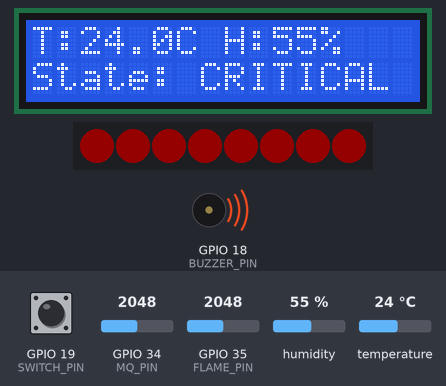
The sketch below on a simulated ESP32. Parts: 16×2 character LCD, 8 RGB LEDs in strip order, left to right, buzzer (waves = sounding, pin HIGH). The test bench sets the inputs (shaded band); at power-on: GPIO 19 (SWITCH_PIN) HIGH, humidity 55 %, temperature 24 °C, GPIO 34 (MQ_PIN) = 2048, GPIO 35 (FLAME_PIN) = 2048. Dim RGB values are drawn brighter than linear; WiFi joins after 1.5 s; servers stay silent unless stated; uploads are accepted with an empty reply; what the sketch prints to the serial monitor is not drawn.

Above: at 3.7 s.
3.8 s: GPIO 19 (SWITCH_PIN) pulled LOW for 2.4 s
At 5.4 s:
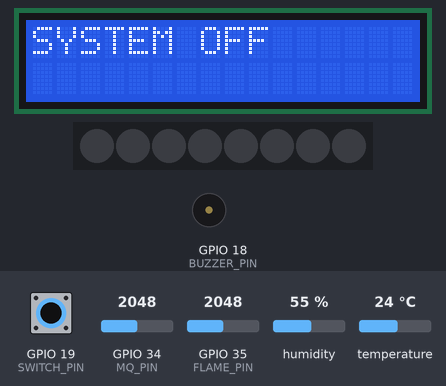
7.8 s: humidity set to 22 %
At 9.2 s:
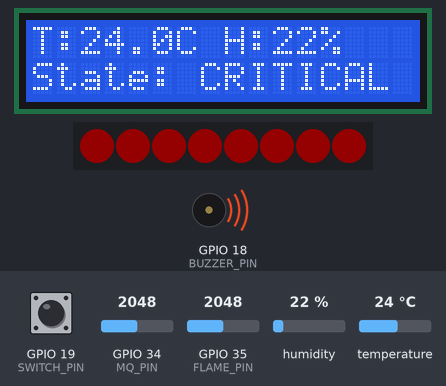
10.6 s: temperature set to 12 °C
At 11.1 s:
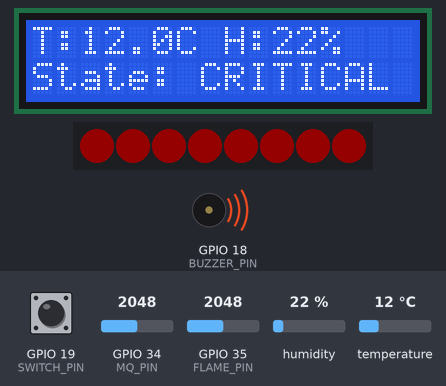
13.4 s: humidity set to 40 %
At 15.1 s:
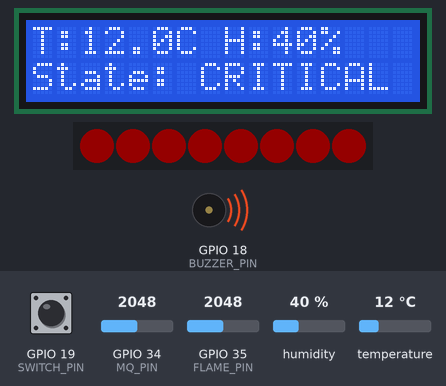
16.2 s: temperature set to 19 °C
At 17.1 s:
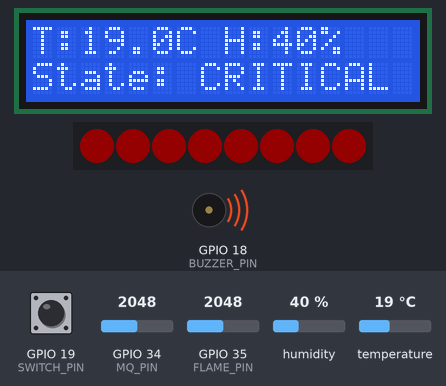
Timing chart, 0 to 19.2 s (numbered marks = the images above; inputs shaded):
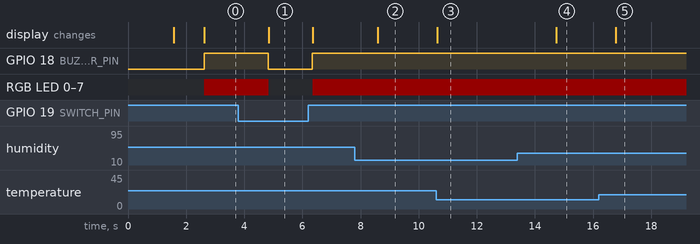

Measured:
- after the input at 3.8 s, GPIO 18 (BUZZER_PIN): HIGH → LOW after 1.0 s, → HIGH 1.5 s later; RGB LED 0–7: RGB(20, 0, 0) → off after 1.0 s, → RGB(20, 0, 0) 1.5 s later; the display: changes after 1.0 s (image 1)
- after the input at 7.8 s, the display: changes after 0.80 s (image 2)
- after the input at 10.6 s, the display: changes at once (image 3)
- after the input at 13.4 s, the display: changes after 1.3 s (image 4)
- after the input at 16.2 s, the display: changes after 0.58 s (image 5)

The sketch:

alarmSmartTech.ino
```cpp
#include "config.h"
#include "sensors.h"
#include "system_state.h"
#include "outputs.h"
#include "debug.h"
#include "network.h"

SystemState currentState = NORMAL;
SystemState lastSentState = OFF;
unsigned long lastStatusSent = 0;

// --------------------

// SETUP

// --------------------

void setup() {

  Serial.begin(115200);

  //Conecting to the WIFI
    initNetwork();

  // Sensors
    initSensors();

  //Outputs
    initOutputs();

  //Switch

    pinMode(SWITCH_PIN, INPUT_PULLUP);

  Serial.println("Fire Detection System started");

  delay(1000);

}


// --------------------

// LOOP

// --------------------

void loop() {

  // Read switch state
    int switchState = digitalRead(SWITCH_PIN);


  //Save how many seconds since the ESP was turned ON in that moment
  unsigned long currentTime = millis();


  // --------------------
  // SYSTEM OFF
  // --------------------

    if (switchState == LOW) {

      currentState = OFF;

      // Turn off RGB LEDs

        updateRGB(currentState);

      // Turn off buzzer

        updateBuzzer(currentState);

      // Show OFF message on LCD

        updateLCDOff();

      //Show OFF messade on Serial Monitor

        printSystemOff();


      // Send immediately if state changed
      // or periodically as heartbeat

      if (
        currentState != lastSentState ||
        currentTime - lastStatusSent >= STATUS_INTERVAL
      ) {

        sendOffStatus();

        lastSentState = currentState;

        lastStatusSent = currentTime;
      }

      delay(200);

      return;
    }


  // --------------------
  // SYSTEM ACTIVE
  // --------------------

    // Read sensors

      SensorData data = readSensors();


    // Determine system state

      currentState = determineState(data);


    // Update LCD

      updateLCD(data, currentState);


    // Update RGB LEDs

      updateRGB(currentState);


    // Update Buzzer

      updateBuzzer(currentState);


    // Serial Monitor

      printSystemData(data, currentState);

    // Send immediately if state changed
    // or periodically as heartbeat

      if (
        currentState != lastSentState ||
        currentTime - lastStatusSent >= STATUS_INTERVAL
      ) {

        sendSystemStatus(data, currentState);

        lastSentState = currentState;

        lastStatusSent = currentTime;
      }


  delay(2000);
}
```

certificates.h
```cpp
#ifndef CERTIFICATES_H
#define CERTIFICATES_H

const char ISRG_ROOT_X1[] PROGMEM = R"EOF(
-----BEGIN CERTIFICATE-----
MIIFazCCA1OgAwIBAgIRAIIQz7DSQONZRGPgu2OCiwAwDQYJKoZIhvcNAQELBQAw
TzELMAkGA1UEBhMCVVMxKTAnBgNVBAoTIEludGVybmV0IFNlY3VyaXR5IFJlc2Vh
cmNoIEdyb3VwMRUwEwYDVQQDEwxJU1JHIFJvb3QgWDEwHhcNMTUwNjA0MTEwNDM4
WhcNMzUwNjA0MTEwNDM4WjBPMQswCQYDVQQGEwJVUzEpMCcGA1UEChMgSW50ZXJu
ZXQgU2VjdXJpdHkgUmVzZWFyY2ggR3JvdXAxFTATBgNVBAMTDElTUkcgUm9vdCBY
MTCCAiIwDQYJKoZIhvcNAQEBBQADggIPADCCAgoCggIBAK3oJHP0FDfzm54rVygc
h77ct984kIxuPOZXoHj3dcKi/vVqbvYATyjb3miGbESTtrFj/RQSa78f0uoxmyF+
0TM8ukj13Xnfs7j/EvEhmkvBioZxaUpmZmyPfjxwv60pIgbz5MDmgK7iS4+3mX6U
A5/TR5d8mUgjU+g4rk8Kb4Mu0UlXjIB0ttov0DiNewNwIRt18jA8+o+u3dpjq+sW
T8KOEUt+zwvo/7V3LvSye0rgTBIlDHCNAymg4VMk7BPZ7hm/ELNKjD+Jo2FR3qyH
B5T0Y3HsLuJvW5iB4YlcNHlsdu87kGJ55tukmi8mxdAQ4Q7e2RCOFvu396j3x+UC
B5iPNgiV5+I3lg02dZ77DnKxHZu8A/lJBdiB3QW0KtZB6awBdpUKD9jf1b0SHzUv
KBds0pjBqAlkd25HN7rOrFleaJ1/ctaJxQZBKT5ZPt0m9STJEadao0xAH0ahmbWn
OlFuhjuefXKnEgV4We0+UXgVCwOPjdAvBbI+e0ocS3MFEvzG6uBQE3xDk3SzynTn
jh8BCNAw1FtxNrQHusEwMFxIt4I7mKZ9YIqioymCzLq9gwQbooMDQaHWBfEbwrbw
qHyGO0aoSCqI3Haadr8faqU9GY/rOPNk3sgrDQoo//fb4hVC1CLQJ13hef4Y53CI
rU7m2Ys6xt0nUW7/vGT1M0NPAgMBAAGjQjBAMA4GA1UdDwEB/wQEAwIBBjAPBgNV
HRMBAf8EBTADAQH/MB0GA1UdDgQWBBR5tFnme7bl5AFzgAiIyBpY9umbbjANBgkq
hkiG9w0BAQsFAAOCAgEAVR9YqbyyqFDQDLHYGmkgJykIrGF1XIpu+ILlaS/V9lZL
ubhzEFnTIZd+50xx+7LSYK05qAvqFyFWhfFQDlnrzuBZ6brJFe+GnY+EgPbk6ZGQ
3BebYhtF8GaV0nxvwuo77x/Py9auJ/GpsMiu/X1+mvoiBOv/2X/qkSsisRcOj/KK
NFtY2PwByVS5uCbMiogziUwthDyC3+6WVwW6LLv3xLfHTjuCvjHIInNzktHCgKQ5
ORAzI4JMPJ+GslWYHb4phowim57iaztXOoJwTdwJx4nLCgdNbOhdjsnvzqvHu7Ur
TkXWStAmzOVyyghqpZXjFaH3pO3JLF+l+/+sKAIuvtd7u+Nxe5AW0wdeRlN8NwdC
jNPElpzVmbUq4JUagEiuTDkHzsxHpFKVK7q4+63SM1N95R1NbdWhscdCb+ZAJzVc
oyi3B43njTOQ5yOf+1CceWxG1bQVs5ZufpsMljq4Ui0/1lvh+wjChP4kqKOJ2qxq
4RgqsahDYVvTH9w7jXbyLeiNdd8XM2w9U/t7y0Ff/9yi0GE44Za4rF2LN9d11TPA
mRGunUHBcnWEvgJBQl9nJEiU0Zsnvgc/ubhPgXRR4Xq37Z0j4r7g1SgEEzwxA57d
emyPxgcYxn/eR44/KJ4EBs+lVDR3veyJm+kXQ99b21/+jh5Xos1AnX5iItreGCc=
-----END CERTIFICATE-----
)EOF";

#endif
```

debug.cpp
```cpp
#include <Arduino.h>

#include "debug.h"


// --------------------
// PRINT SYSTEM DATA
// --------------------

void printSystemData(SensorData data, SystemState state) {

  Serial.println("--------------------------");

  Serial.print("Temperature: ");

  Serial.print(data.temperature);

  Serial.println(" C");

  Serial.print("Humidity: ");

  Serial.print(data.humidity);

  Serial.println(" %");

  Serial.print("Smoke/Gas: ");

  Serial.println(data.smokeValue);

  Serial.print("Flame: ");

  Serial.println(data.flameValue);

  Serial.print("State: ");

  switch (state) {

    case NORMAL:

      Serial.println("NORMAL");

      break;

    case WARNING:

      Serial.println("WARNING");

      break;

    case CRITICAL:

      Serial.println("CRITICAL");

      break;

    case OFF:

      Serial.println("OFF");

      break;
  }
}


// --------------------
// PRINT SYSTEM OFF
// --------------------

void printSystemOff() {

  Serial.println("--------------------------");

  Serial.println("State: OFF");
}
```

debug.h
```cpp
#ifndef DEBUG_H
#define DEBUG_H

#include "config.h"
#include "sensors.h"


// --------------------
// DEBUG FUNCTIONS
// --------------------

void printSystemData(SensorData data, SystemState state);

void printSystemOff();


#endif
```

network.cpp
```cpp
#include <Arduino.h>
#include <WiFi.h>
#include <WiFiClientSecure.h>
#include <HTTPClient.h>

#include "network.h"
#include "secrets.h"
#include "certificates.h"


void initNetwork() {

  WiFi.begin(WIFI_SSID, WIFI_PASSWORD);

  Serial.print("Connecting to WiFi");

  while (WiFi.status() != WL_CONNECTED) {

    delay(500);
    Serial.print(".");
  }

  Serial.println();
  Serial.println("WiFi connected");

  Serial.print("IP address: ");
  Serial.println(WiFi.localIP());
}

// --------------------
// CONVERT STATE TO STRING
// --------------------

String stateToString(SystemState state) {

  switch (state) {

    case NORMAL:
      return "NORMAL";

    case WARNING:
      return "WARNING";

    case CRITICAL:
      return "CRITICAL";

    case OFF:
      return "OFF";
  }

  return "UNKNOWN";
}


// --------------------
// SEND RUNNING STATUS
// --------------------

bool sendSystemStatus(SensorData data, SystemState state) {

  if (WiFi.status() != WL_CONNECTED) {

    Serial.println("WiFi not connected");

    return false;
  }


  WiFiClientSecure client;


  //CA that we are going to trust

  client.setCACert(ISRG_ROOT_X1);


  HTTPClient http;

  if (!http.begin(client, API_URL)) {

    Serial.println("Failed to initialize HTTPS connection");

    return false;
  }


  http.addHeader("Content-Type", "application/json");

  http.addHeader("X-API-Key", API_KEY);


  String json = "{";

  json += "\"system\":\"RUNNING\",";

  json += "\"state\":\"";
  json += stateToString(state);
  json += "\",";

  json += "\"temperature\":";
  json += String(data.temperature, 1);
  json += ",";

  json += "\"humidity\":";
  json += String(data.humidity, 1);
  json += ",";

  json += "\"smoke\":";
  json += String(data.smokeValue);
  json += ",";

  json += "\"flame\":";
  json += String(data.flameValue);

  json += "}";


  int responseCode = http.POST(json);


  Serial.print("API response: ");

  Serial.println(responseCode);


  if (responseCode > 0) {

    String response = http.getString();

    Serial.print("API message: ");

    Serial.println(response);
  }


  http.end();


  return responseCode == 200;
}

// --------------------
// SEND OFF STATUS
// --------------------

bool sendOffStatus() {

  if (WiFi.status() != WL_CONNECTED) {

    Serial.println("WiFi not connected");

    return false;
  }


  WiFiClientSecure client;


  client.setCACert(ISRG_ROOT_X1);


  HTTPClient http;

  if (!http.begin(client, API_URL)) {

    Serial.println("Failed to initialize HTTPS connection");

    return false;
  }


  http.addHeader("Content-Type", "application/json");

  http.addHeader("X-API-Key", API_KEY);


  String json = "{";
  json += "\"system\":\"OFF\",";
  json += "\"state\":\"OFF\"";
  json += "}";


  int responseCode = http.POST(json);


  Serial.print("OFF API response: ");

  Serial.println(responseCode);


  http.end();


  return responseCode == 200;
}
```

network.h
```cpp
#ifndef NETWORK_H
#define NETWORK_H

#include "config.h"
#include "sensors.h"

void initNetwork();

bool sendSystemStatus(SensorData data, SystemState state);

bool sendOffStatus();

#endif
```

outputs.cpp
```cpp
#include <Arduino.h>

#include <Wire.h>

#include <LiquidCrystal_I2C.h>

#include "Freenove_WS2812_Lib_for_ESP32.h"

#include "outputs.h"


// --------------------
// OUTPUT OBJECTS
// --------------------

LiquidCrystal_I2C lcd(0x27, 16, 2);

Freenove_ESP32_WS2812 strip =
  Freenove_ESP32_WS2812(
    LEDS_COUNT,
    LEDS_PIN,
    CHANNEL,
    TYPE_GRB
  );


// --------------------
// INITIALIZE OUTPUTS
// --------------------

void initOutputs() {

  // LCD

  Wire.begin(SDA_PIN, SCL_PIN);

  lcd.init();

  lcd.backlight();


  // RGB LEDs

  strip.begin();

  strip.setBrightness(20);


  // Buzzer

  pinMode(BUZZER_PIN, OUTPUT);

  digitalWrite(BUZZER_PIN, LOW);


  // Starting message

  lcd.setCursor(0, 0);

  lcd.print("System starting");

}


// --------------------
// UPDATE LCD
// --------------------

void updateLCD(SensorData data, SystemState state) {

  lcd.clear();

  // First row

  lcd.setCursor(0, 0);

  lcd.print("T:");

  lcd.print(data.temperature, 1);

  lcd.print("C ");

  lcd.print("H:");

  lcd.print(data.humidity, 0);

  lcd.print("%");


  // Second row

  lcd.setCursor(0, 1);

  switch (state) {

    case NORMAL:

      lcd.print("State: NORMAL");

      break;

    case WARNING:

      lcd.print("State: WARNING");

      break;

    case CRITICAL:

      lcd.print("State: CRITICAL");

      break;

    case OFF:

      lcd.print("State: OFF");

      break;
  }
}


// --------------------
// UPDATE LCD OFF
// --------------------

void updateLCDOff() {

  lcd.clear();

  lcd.setCursor(0, 0);

  lcd.print("SYSTEM OFF");
}


// --------------------
// UPDATE RGB
// --------------------

void updateRGB(SystemState state) {

  switch (state) {

    case NORMAL:

      setAllLEDs(0, 255, 0);

      break;

    case WARNING:

      setAllLEDs(255, 255, 0);

      break;

    case CRITICAL:

      setAllLEDs(255, 0, 0);

      break;

    case OFF:

      setAllLEDs(0, 0, 0);

      break;
  }
}


// --------------------
// SET ALL RGB LEDS
// --------------------

void setAllLEDs(int red, int green, int blue) {

  for (int i = 0; i < LEDS_COUNT; i++) {

    strip.setLedColorData(i, red, green, blue);

  }

  strip.show();
}


// --------------------
// UPDATE BUZZER
// --------------------

void updateBuzzer(SystemState state) {

  if (state == CRITICAL) {

    digitalWrite(BUZZER_PIN, HIGH);

  }

  else {

    digitalWrite(BUZZER_PIN, LOW);

  }
}
```

outputs.h
```cpp
#ifndef OUTPUTS_H
#define OUTPUTS_H

#include "config.h"
#include "sensors.h"


// --------------------
// INITIALIZE OUTPUTS
// --------------------

void initOutputs();


// --------------------
// LCD
// --------------------

void updateLCD(SensorData data, SystemState state);

void updateLCDOff();


// --------------------
// RGB
// --------------------

void updateRGB(SystemState state);

void setAllLEDs(int red, int green, int blue);


// --------------------
// BUZZER
// --------------------

void updateBuzzer(SystemState state);


#endif
```

secrets.example.h
```cpp
#ifndef SECRETS_H
#define SECRETS_H

const char* WIFI_SSID = "YOUR_WIFI_SSID";
const char* WIFI_PASSWORD = "YOUR_WIFI_PASSWORD";
const char* API_URL = "https://YOUR_PUBLIC_HOSTNAME/api/status";
const char* API_KEY = "REPLACE_WITH_A_LONG_RANDOM_KEY";

#endif
```

sensors.cpp
```cpp
#include <Arduino.h>

#include <DHTesp.h>

#include "config.h"

#include "sensors.h"


// --------------------
// SENSOR OBJECTS
// --------------------

DHTesp dht;


// --------------------
// INITIALIZE SENSORS
// --------------------

void initSensors() {

  dht.setup(DHT_PIN, DHTesp::DHT11);

}


// --------------------
// READ SENSORS
// --------------------

SensorData readSensors() {

  SensorData data;

  data.temperature = dht.getTemperature();

  data.humidity = dht.getHumidity();

  data.smokeValue = analogRead(MQ_PIN);

  data.flameValue = analogRead(FLAME_PIN);

  return data;
}
```

sensors.h
```cpp
#ifndef SENSORS_H
#define SENSORS_H


// --------------------
// SENSOR DATA
// --------------------

struct SensorData {

  float temperature;

  float humidity;

  int smokeValue;

  int flameValue;

};


// --------------------
// FUNCTIONS
// --------------------

void initSensors();

SensorData readSensors();


#endif
```

system_state.cpp
```cpp
#include "system_state.h"


// --------------------
// DETERMINE STATE
// --------------------

SystemState determineState(SensorData data) {

  // CRITICAL if any parameter is clearly dangerous

  if (
    data.temperature >= TEMP_CRITICAL || data.smokeValue >= SMOKE_CRITICAL || data.flameValue < FLAME_CRITICAL
  ) {

    return CRITICAL;

  }


  // WARNING if any parameter is moderately elevated

  if ( data.temperature >= TEMP_WARNING || data.smokeValue >= SMOKE_WARNING || data.flameValue < FLAME_WARNING
  ) {

    return WARNING;

  }


  return NORMAL;
}
```

system_state.h
```cpp
#ifndef SYSTEM_STATE_H
#define SYSTEM_STATE_H

#include "config.h"
#include "sensors.h"


// --------------------
// DETERMINE STATE
// --------------------

SystemState determineState(SensorData data);


#endif
```

config.h
```cpp
#ifndef CONFIG_H
#define CONFIG_H


// --------------------
// PINS
// --------------------

const int DHT_PIN = 13;

const int SDA_PIN = 21;

const int SCL_PIN = 22;

const int BUZZER_PIN = 18;

const int MQ_PIN = 34;

const int FLAME_PIN = 35;

const int SWITCH_PIN = 19;


// --------------------
// RGB LED MODULE
// --------------------

#define LEDS_COUNT 8

#define LEDS_PIN 2

#define CHANNEL 0


// --------------------
// SYSTEM STATES
// --------------------

enum SystemState {

  NORMAL,

  WARNING,

  CRITICAL,

  OFF

};


// --------------------
// TEMPORARY THRESHOLDS
// --------------------

const float TEMP_WARNING = 25.0;

const float TEMP_CRITICAL = 27.0;

const int SMOKE_WARNING = 20;

const int SMOKE_CRITICAL = 60;

const int FLAME_WARNING = 1500;

const int FLAME_CRITICAL = 100;

// --------------------
//MAXIMUN INTERVAL TO UPDATE DATA IN RASPBERRY
// --------------------
const unsigned long STATUS_INTERVAL = 10000;


#endif
```
